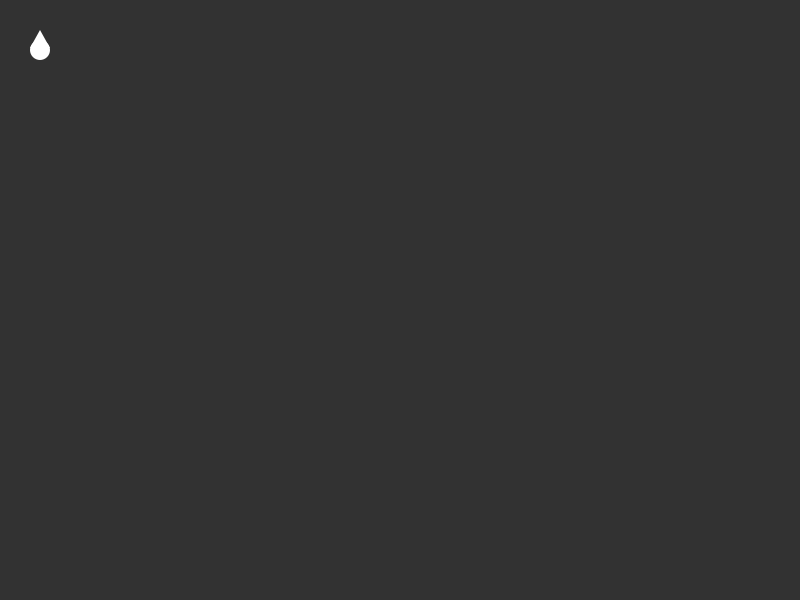
Frame 1 (no input)
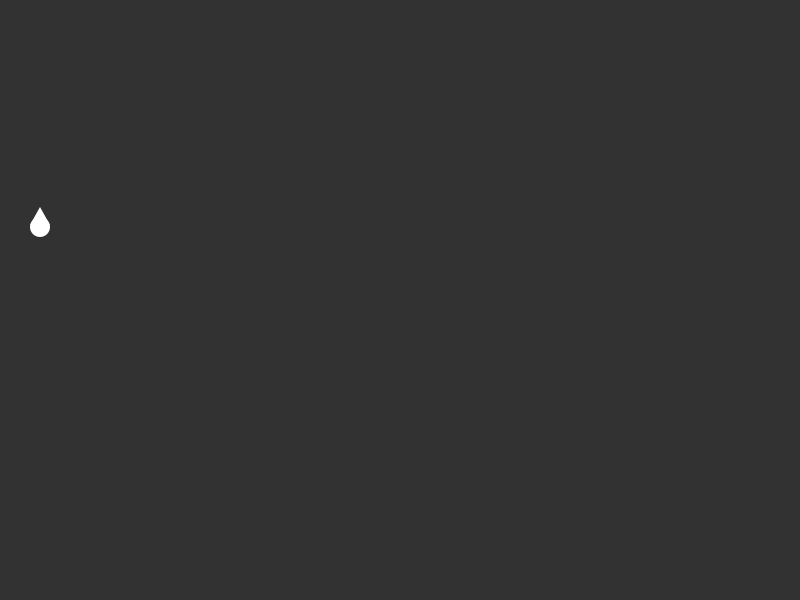
Frame 60 (the mouse pressed at the canvas centre just before this capture)
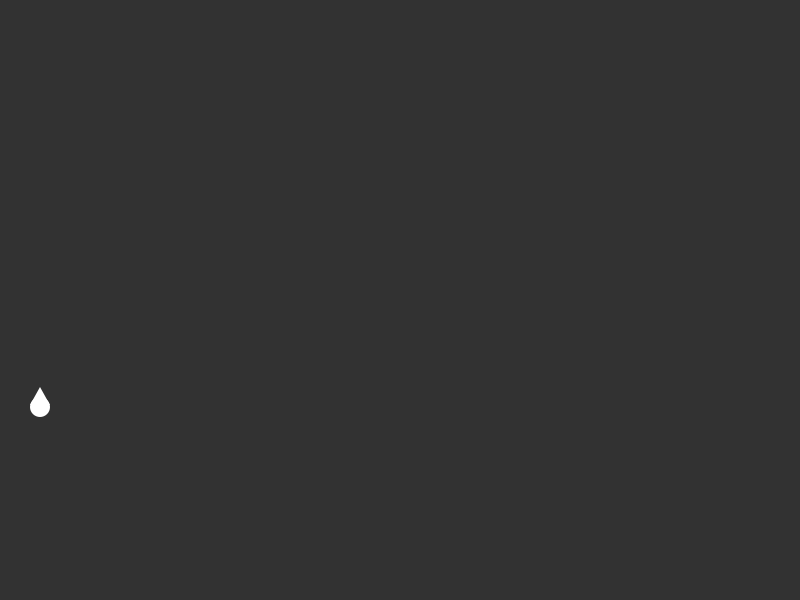
Frame 120 (the mouse held since frame 60 and released just before this capture)

The Processing sketch that drew these frames (run headless with seeded random() and noise(); from frame 60 on, the mouse is pressed at the canvas centre):

// Processing sketch: single_raindrop_spawn_from_diff_location
// ── single_raindrop_spawn_from_diff_location.pde
float x = 40;
float y = 50;
float dia = 20;
float yspeed = 3;


void setup() {
  size(800, 600);
  noStroke();
}

void draw() {
  background(50);

  triangle(x-10, y-2, x+10, y-2, x, y-20);
  ellipse(x, y, dia, dia);

  y =  y + yspeed;
  if ( y >= 600) {
    y = -40;
    x = random (100, 700);
  }

  //println(mousex + " "
}
